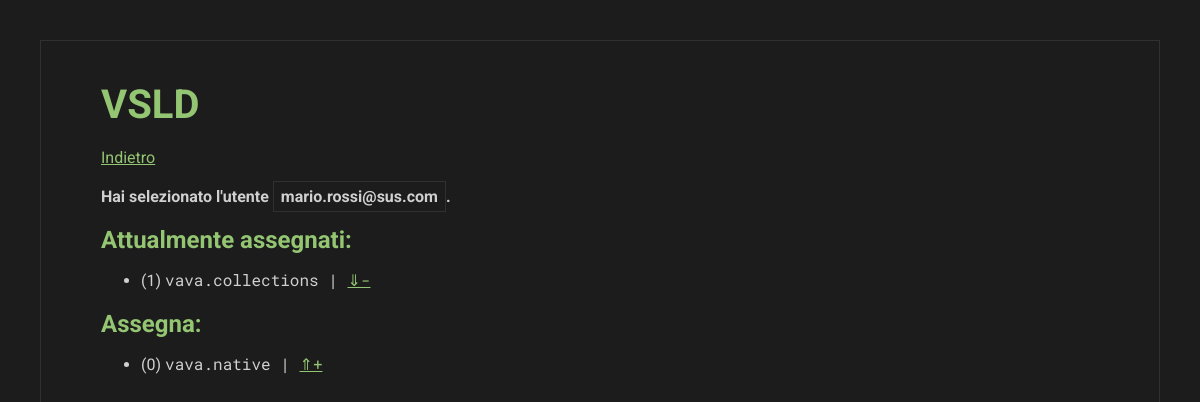
The page /Gruppo2549_Elaborato/vsld/assign.php?user=mario.rossi@sus.com (signed in) on the database its author committed.
### tables this page shows
CREATE TABLE Spazi (
    Nome VARCHAR(60) PRIMARY KEY
);

### Gruppo2549_Elaborato/vsld/assign.php (the view, shortened to what this page needs)
<!DOCTYPE html>
<html lang="it" dir="ltr">
      <head>
            <link rel="stylesheet" href="./style.css">
      </head>
      <body>
            <section>
                  <h1>VSLD</h1>
            </section>
            <?php
                  try {
                        $conn = mysqli_connect('localhost', 'root', '', 'VSLD');
                  } catch (Exception $e) {
                        $error = 'connection';
                  }
                  if (isset($_GET['space'])) {
                        $space = $_GET['space'];
                        if (isset($_GET['add'])) {
                              try {
                                    $stmt = $conn->prepare('INSERT INTO Assegnazioni VALUES (?, ?)');
                                    $stmt->bind_param('ss', $space, $_GET['add']);
                                    $stmt->execute();
                              } catch (Exception $e) {
                                    $error = 'connection';
                              }
                        }
                        if (isset($_GET['remove'])) {
                              try {
                                    $stmt = $conn->prepare('DELETE FROM Assegnazioni WHERE Spazio = ? AND Sviluppatore = ?');
                                    $stmt->bind_param('ss', $space, $_GET['remove']);
                                    $stmt->execute();
                              } catch (Exception $e) {
                                    $error = 'connection';
                              }
                        }
                        echo '<section><a href="./assign.php">Indietro</a></section><section><h3>Hai selezionato lo spazio <div class=boxed>' . htmlentities($space) . '</div>.</h3></section><section><h2>Attualmente assegnati:</h2><ul>';
                        try {
                              $stmt = $conn->prepare(
                                    'SELECT Nome, Cognome, Email, COUNT(Spazio) AS Numero
                                          FROM Utenti LEFT JOIN Assegnazioni
                                          ON Sviluppatore = Email
                                          WHERE Ruolo = \'Sviluppatore\'
                                          AND Email IN (SELECT Sviluppatore FROM assegnazioni WHERE Spazio = ?)
                                          GROUP BY Email
                                          ORDER BY Numero DESC'
                              );
                              $stmt->bind_param('s', $space);
                              $stmt->execute();
                              $result = $stmt->get_result();
                              if ($result->num_rows > 0) {
                                    while ($row = $result->fetch_assoc()) {
                                          echo '<li>(' . $row['Numero'] . ') ' . htmlentities($row['Nome']) . ' ' . htmlentities($row['Cognome']) . ' (' . htmlentities($row['Email']) . ')' .
                                                '<span class=code>&nbsp;|&nbsp;<a href="./assign.php?space=' . $_GET['space'] . '&remove=' . urlencode($row['Email']) . '" title="Rimuovi">&#8659;-</a></span></li>';
                                    }
                              } else {
                                    echo 'Non ci sono sviluppatori assegnati.';
                              }
                        } catch (Exception $e) {
                              $error = 'connection';
                        }
                        echo '</ul></section><h2>Assegna:</h2><ul>';
                        try {
                              $stmt = $conn->prepare(
                                    'SELECT Nome, Cognome, Email, COUNT(Spazio) AS Numero
                                          FROM Utenti LEFT JOIN Assegnazioni
                                          ON Sviluppatore = Email
                                          WHERE Ruolo = \'Sviluppatore\'
                                          AND Email NOT IN (SELECT Sviluppatore FROM Assegnazioni WHERE Spazio = ?)
                                          GROUP BY Email
                                          ORDER BY Numero'
                              );
                              $stmt->bind_param('s', $space);
                              $stmt->execute();
                              $result = $stmt->get_result();
                              if ($result->num_rows > 0) {
                                    while ($row = $result->fetch_assoc()) {
                                          echo '<li>(' . $row['Numero'] . ') ' . htmlentities($row['Nome']) . ' ' . htmlentities($row['Cognome']) . ' (' . htmlentities($row['Email']) . ')' .
                                                '<span class=code>&nbsp;|&nbsp;<a href="./assign.php?space=' . $_GET['space'] . '&add=' . urlencode($row['Email']) . '" title="Aggiungi">&#8657;+</a></span></li>';
                                    }
                              } else {
                                    echo 'Non ci sono altri sviluppatori.';
                              }
                        } catch (Exception $e) {
                              $error = 'connection';
                        }
                        echo '</ul>';
                  } else if (isset($_GET['user'])) {
                        $email = $_GET['user'];
                        echo '<section><a href="./assign.php">Indietro</a></section><section><h3>Hai selezionato l\'utente <div class=box-simple>' . htmlentities($email) . '</div>.</h3></section><section><h2>Attualmente assegnati:</h2><ul>';
                        try {
                              $stmt = $conn->prepare(
                                    'SELECT Nome, COUNT(Sviluppatore) AS Numero
                                          FROM Spazi LEFT JOIN Assegnazioni
                                          ON Spazio = Nome
                                          WHERE Nome IN (SELECT Spazio FROM Assegnazioni WHERE Sviluppatore = ?)
                                          GROUP BY Nome
                                          ORDER BY Numero DESC'
                              );
                              $stmt->bind_param('s', $email);
                              $stmt->execute();
                              $result = $stmt->get_result();
                              if ($result->num_rows > 0) {
                                    while ($row = $result->fetch_assoc()) {
                                          echo '<li>(' . $row['Numero'] . ') <span class=code>' . htmlentities($row['Nome']) . '&nbsp;|&nbsp;<a href="./assign.php?user=' . $_GET['user'] . '&remove=' . urlencode($row['Nome']) . '" title="Rimuovi">&#8659;-</a></span></li>';
                                    }
                              } else {
                                    echo 'Non ci sono spazi assegnati.';
                              }
                        } catch (Exception $e) {
                              $error = 'connection';
                        }
                        echo '</ul></section><h2>Assegna:</h2><ul>';
                        try {
                              $stmt = $conn->prepare(
                                    'SELECT Nome, COUNT(Sviluppatore) AS Numero
                                          FROM Spazi LEFT JOIN Assegnazioni
                                          ON Spazio = Nome
                                          WHERE Nome NOT IN (SELECT Spazio FROM Assegnazioni WHERE Sviluppatore = ?)
                                          GROUP BY Nome
                                          ORDER BY Numero'
                              );
                              $stmt->bind_param('s', $email);
                              $stmt->execute();
                              $result = $stmt->get_result();
                              if ($result->num_rows > 0) {
                                    while ($row = $result->fetch_assoc()) {
                                          echo '<li>(' . $row['Numero'] . ') <span class=code>' . htmlentities($row['Nome']) . '&nbsp;|&nbsp;<a href="./assign.php?user=' . $_GET['user'] . '&add=' . urlencode($row['Nome']) . '" title="Aggiungi">&#8657;+</a></span></li>';
                                    }
                              } else {
                                    echo 'Non ci sono altri spazi.';
                              }
                        } catch (Exception $e) {
                              $error = 'connection';
                        }
                        echo '</ul>';
                  }
            ?>
      </body>
</html>

### Gruppo2549_Elaborato/vsld/style.css (style rules this page uses)
* { box-sizing: border-box; padding: 0; margin: 0; color: inherit; font-family: inherit; font-weight: inherit; font-size: inherit; border: none; }
html { color: #D0D0D0; font-family: 'Roboto', sans-serif; font-weight: 400; font-size: 16px; background-color: #1C1C1C; padding: 40px; }
body { max-width: 1200px; margin: 0 auto; padding: 60px; overflow-y: scroll; }
body, div, table, hr { border: 1px solid #303030; }
div { padding: 15px; }
div.boxed, div.box-simple { padding: 5px 7px; display: inline; }
ul, ol { padding-left: 40px; padding-top: 5px; }
.code, .boxed { font-family: 'Roboto Mono'; }
section { margin-bottom: 20px; }
h1, h2, h3, th, b { font-weight: 700; }
h1 { color: #93C572; font-size: 40px; margin: -20px 0 10px 0; }
h2 { color: #93C572; font-size: 24px; margin-bottom: 10px; }
a { color: #93C572; }

### rows shown on the page
spazi: Numero "1", Nome "vava.collections"
spazi: Numero "0", Nome "vava.native"

### other values the page prints
$email "mario.rossi@sus.com"
